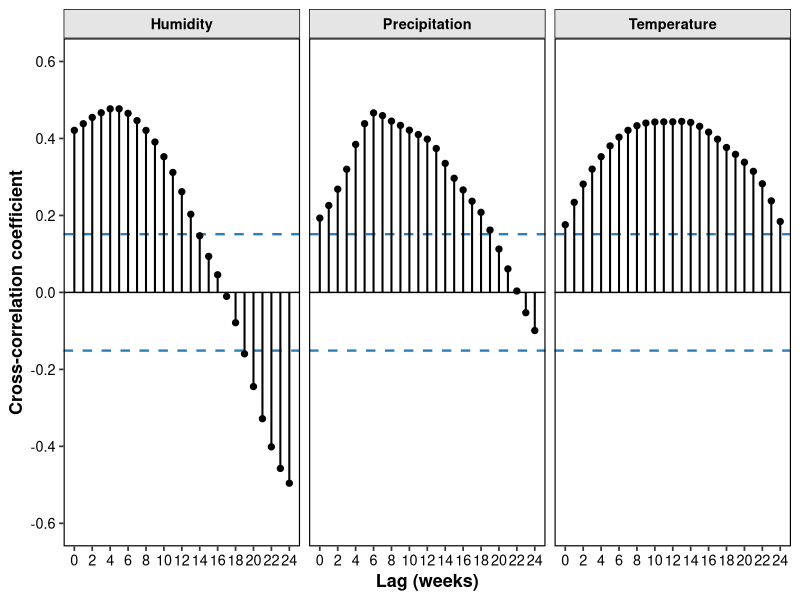

Write R code to recreate this figure.
# ============================================================
# RAW CROSS-CORRELATION FUNCTION (CCF)
# DENGUE FORECASTING IN BANGLADESH
#
# Training: Weeks 1-168
# Holdout:  Weeks 169-200 (EXCLUDED)
#
# Meteorological variables:
#   1. Humidity
#   2. Precipitation
#   3. Temperature
#
# Lag range: 0-24 weeks
# Blue dashed lines: Approximate 95% reference bounds
# ============================================================
rm(list = ls())

library(dplyr)
library(ggplot2)

# ------------------------------------------------------------
# 1. Load and order data
# ------------------------------------------------------------
data1 <- read.csv(
  "MyBDweeklyFinaldata.csv",
  stringsAsFactors = FALSE
) %>%
  arrange(Week)

# ------------------------------------------------------------
# 2. Select training data only
# ------------------------------------------------------------

train <- data1 %>%
  filter(Week >= 1 & Week <= 168)

holdout <- data1 %>%
  filter(Week >= 169 & Week <= 200)

# Verify chronological split
stopifnot(
  nrow(data1) == 200,
  nrow(train) == 168,
  nrow(holdout) == 32,
  identical(as.numeric(train$Week), as.numeric(1:168)),
  identical(as.numeric(holdout$Week), as.numeric(169:200))
)

required_cols <- c(
  "Dengue_cases",
  "Temperature",
  "Precipitation",
  "Humidity"
)

stopifnot(
  all(required_cols %in% names(train)),
  !anyNA(train[, required_cols])
)

cat("Training observations:", nrow(train), "\n")
cat("Training weeks:", min(train$Week),
    "-", max(train$Week), "\n")
cat("Holdout excluded: TRUE\n")

# ------------------------------------------------------------
# 3. Set CCF parameters
# ------------------------------------------------------------

max_lag <- 24
peak_fraction <- 0.85

# Approximate 95% reference bounds
n_train <- nrow(train)

ccf_bound <- 1.96 / sqrt(n_train)

cat(
  "Approximate 95% CCF bounds: +/-",
  round(ccf_bound, 1), "\n"
)

# ------------------------------------------------------------
# 4. Function to calculate raw CCF
# ------------------------------------------------------------
# Positive reported lag k means:
# Meteorological variable at t-k is associated
# with dengue cases at week t.
#
# R's ccf() uses the opposite lag sign for
# ccf(exposure, outcome), so we reverse it.
# ------------------------------------------------------------

run_raw_ccf <- function(
    exposure,
    outcome,
    max_lag = 24
) {
  
  cc <- ccf(
    x = exposure,
    y = outcome,
    lag.max = max_lag,
    plot = FALSE,
    na.action = na.fail
  )
  
  result <- data.frame(
    Lag = -as.numeric(cc$lag),
    Correlation = as.numeric(cc$acf)
  )
  
  result %>%
    filter(
      Lag >= 0,
      Lag <= max_lag
    ) %>%
    arrange(Lag)
}

# ------------------------------------------------------------
# 5. Calculate CCF for each variable
# ------------------------------------------------------------

ccf_humid <- run_raw_ccf(
  train$Humidity,
  train$Dengue_cases,
  max_lag
)

ccf_precip <- run_raw_ccf(
  train$Precipitation,
  train$Dengue_cases,
  max_lag
)

ccf_temp <- run_raw_ccf(
  train$Temperature,
  train$Dengue_cases,
  max_lag
)

# ------------------------------------------------------------
# 6. Combine CCF results
# ------------------------------------------------------------

ccf_all <- bind_rows(
  
  ccf_humid %>%
    mutate(Variable = "Humidity"),
  
  ccf_precip %>%
    mutate(Variable = "Precipitation"),
  
  ccf_temp %>%
    mutate(Variable = "Temperature")
  
) %>%
  mutate(
    Variable = factor(
      Variable,
      levels = c(
        "Humidity",
        "Precipitation",
        "Temperature"
      )
    )
  )

# ------------------------------------------------------------
# 7. Candidate lag windows (90% of peak)
# ------------------------------------------------------------

get_candidate_window <- function(
    df,
    prop_of_peak = 0.90
) {
  
  df <- df %>%
    filter(Lag >= 1) %>%
    arrange(Lag)
  
  peak_index <- which.max(df$Correlation)
  
  peak_lag <- df$Lag[peak_index]
  peak_corr <- df$Correlation[peak_index]
  
  if (peak_corr <= 0) {
    return(data.frame(
      Peak_lag = peak_lag,
      Peak_correlation = peak_corr,
      Window_start = NA_integer_,
      Window_end = NA_integer_
    ))
  }
  
  threshold <- prop_of_peak * peak_corr
  
  candidate_lags <- df$Lag[
    df$Correlation >= threshold
  ]
  
  # Find contiguous sequences
  runs <- split(
    candidate_lags,
    cumsum(
      c(1, diff(candidate_lags) != 1)
    )
  )
  
  # Select the contiguous run containing the peak
  selected_run <- Filter(
    function(x) peak_lag %in% x,
    runs
  )[[1]]
  
  data.frame(
    Peak_lag = peak_lag,
    Peak_correlation = peak_corr,
    Window_start = min(selected_run),
    Window_end = max(selected_run)
  )
}

ccf_summary <- ccf_all %>%
  group_by(Variable) %>%
  group_modify(
    ~ get_candidate_window(
      .x,
      prop_of_peak = peak_fraction
    )
  ) %>%
  ungroup()

cat("\n====================================\n")
cat("TRAINING-ONLY CCF RESULTS\n")
cat("====================================\n")

print(ccf_summary, n = Inf)

# ------------------------------------------------------------
# 8. Publication theme
# ------------------------------------------------------------

theme_pub <- function(base_size = 13) {
  
  theme_bw(base_size = base_size) +
    
    theme(
      
      panel.grid = element_blank(),
      
      panel.border = element_rect(
        colour = "black",
        fill = NA,
        linewidth = 0.8
      ),
      
      strip.background = element_rect(
        fill = "grey90",
        colour = "black",
        linewidth = 0.5
      ),
      
      strip.text = element_text(
        face = "bold",
        colour = "black"
      ),
      
      axis.title = element_text(
        face = "bold"
      ),
      
      axis.text = element_text(
        colour = "black"
      )
    )
}

# ------------------------------------------------------------
# 9. Plot raw CCF with blue dashed lines
# ------------------------------------------------------------

p_ccf <- ggplot(
  ccf_all,
  aes(
    x = Lag,
    y = Correlation
  )
) +
  
  # Zero reference line
  geom_hline(
    yintercept = 0,
    colour = "black",
    linewidth = 0.5
  ) +
  
  # Upper and lower 95% reference bounds
  geom_hline(
    yintercept = c(-ccf_bound, ccf_bound),
    colour = "#2C7FB8",
    linetype = "dashed",
    linewidth = 0.8
  ) +
  
  # Vertical CCF bars
  geom_segment(
    aes(
      xend = Lag,
      yend = 0
    ),
    colour = "black",
    linewidth = 0.7
  ) +
  
  # Points at the end of bars
  geom_point(
    colour = "black",
    size = 1.8
  ) +
  
  # Three panels in one row
  facet_wrap(
    ~ Variable,
    nrow = 1,
    scales = "fixed"
  ) +
  
  scale_x_continuous(
    breaks = seq(0, 24, by = 2),
    limits = c(0, 24)
  ) +
  
  scale_y_continuous(
    breaks = seq(-0.6, 0.6, by = 0.2),
    labels = function(x) sprintf("%.1f", x),
    limits = c(-0.6, 0.6)
  )+
  
  labs(
    x = "Lag (weeks)",
    y = "Cross-correlation coefficient"
  ) +
  
  theme_pub(base_size = 13)

print(p_ccf)

# ------------------------------------------------------------
# 10. Save figure
# ------------------------------------------------------------

ggsave(
  filename = "CCF_training.png",
  plot = p_ccf,
  width = 10,
  height = 4,
  units = "in",
  dpi = 600,
  bg = "white"
)

ggsave(
  filename = "CCF_training.pdf",
  plot = p_ccf,
  width = 10,
  height = 4,
  units = "in"
)

# ------------------------------------------------------------
# 11. Export results
# ------------------------------------------------------------

write.csv(
  ccf_all,
  "CCF_training_correlations.csv",
  row.names = FALSE
)

write.csv(
  ccf_summary,
  "CCF_training_lag_windows.csv",
  row.names = FALSE
)

cat("\nCCF analysis completed successfully.\n")
cat("All calculations used weeks 1-168 only.\n")
cat("Holdout weeks 169-200 were excluded.\n")
